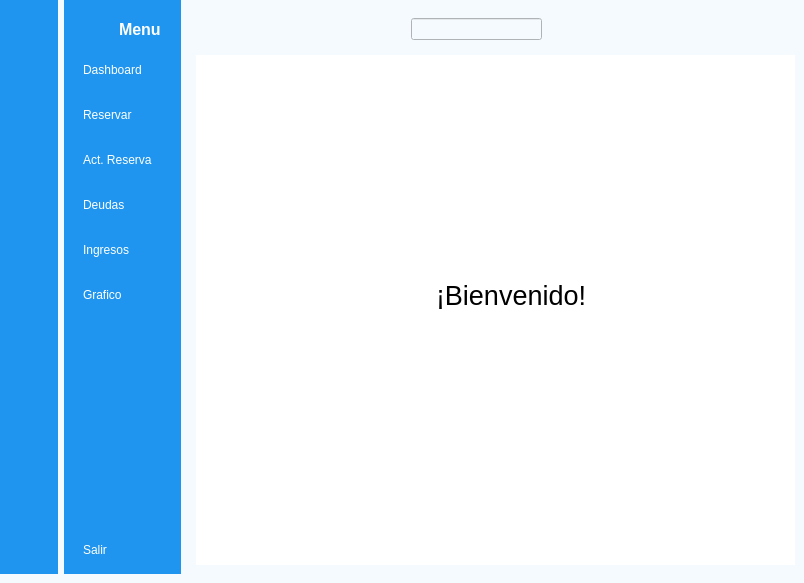
<?xml version="1.0" encoding="UTF-8"?>
<ui version="4.0">
 <class>MainWindow</class>
 <widget class="QMainWindow" name="MainWindow">
  <property name="geometry">
   <rect>
    <x>0</x>
    <y>0</y>
    <width>804</width>
    <height>583</height>
   </rect>
  </property>
  <property name="windowTitle">
   <string>MainWindow</string>
  </property>
  <property name="styleSheet">
   <string notr="true">background-color: rgb(245, 250, 254);</string>
  </property>
  <widget class="QWidget" name="centralwidget">
   <layout class="QGridLayout" name="gridLayout">
    <property name="leftMargin">
     <number>0</number>
    </property>
    <property name="topMargin">
     <number>0</number>
    </property>
    <property name="rightMargin">
     <number>0</number>
    </property>
    <item row="0" column="0">
     <widget class="QWidget" name="icon_only_widget" native="true">
      <property name="styleSheet">
       <string notr="true">QWidget{
	background-color: rgb(31, 149, 239);
}

QPushButton{
	color: white;
	height: 30px;
	border: none;
	border-radius: 10px;
}

QPushButton:checked{
	background-color: rgb(245, 250, 254);
	color: rgb(31, 149, 239);
	font-weight:bold;
}</string>
      </property>
      <layout class="QVBoxLayout" name="verticalLayout_3">
       <item>
        <layout class="QHBoxLayout" name="horizontalLayout_2">
         <item>
          <widget class="QLabel" name="label">
           <property name="minimumSize">
            <size>
             <width>40</width>
             <height>40</height>
            </size>
           </property>
           <property name="maximumSize">
            <size>
             <width>40</width>
             <height>40</height>
            </size>
           </property>
           <property name="text">
            <string/>
           </property>
           <property name="pixmap">
            <pixmap resource="imagenes.qrc">:/logito/logo_usuario_negro.png</pixmap>
           </property>
           <property name="scaledContents">
            <bool>true</bool>
           </property>
          </widget>
         </item>
        </layout>
       </item>
       <item>
        <layout class="QVBoxLayout" name="verticalLayout">
         <property name="spacing">
          <number>15</number>
         </property>
         <item>
          <widget class="QPushButton" name="btnDashboard_1">
           <property name="text">
            <string/>
           </property>
           <property name="icon">
            <iconset resource="imagenes.qrc">
             <normaloff>:/logito/aplicaciones.png</normaloff>
             <normalon>:/logito/dashboard_azul.png</normalon>:/logito/aplicaciones.png</iconset>
           </property>
           <property name="checkable">
            <bool>true</bool>
           </property>
           <property name="autoExclusive">
            <bool>true</bool>
           </property>
          </widget>
         </item>
         <item>
          <widget class="QPushButton" name="btnReservar_1">
           <property name="text">
            <string/>
           </property>
           <property name="icon">
            <iconset resource="imagenes.qrc">
             <normaloff>:/logito/logo_reservar_blanco.png</normaloff>
             <normalon>:/logito/logo_reservar_azul.png</normalon>:/logito/logo_reservar_blanco.png</iconset>
           </property>
           <property name="checkable">
            <bool>true</bool>
           </property>
           <property name="autoExclusive">
            <bool>true</bool>
           </property>
          </widget>
         </item>
         <item>
          <widget class="QPushButton" name="btnActualizar_1">
           <property name="text">
            <string/>
           </property>
           <property name="icon">
            <iconset resource="imagenes.qrc">
             <normaloff>:/logito/logo_actualizar_blanco.png</normaloff>
             <normalon>:/logito/logo_actualizar_azul.png</normalon>:/logito/logo_actualizar_blanco.png</iconset>
           </property>
           <property name="checkable">
            <bool>true</bool>
           </property>
           <property name="autoExclusive">
            <bool>true</bool>
           </property>
          </widget>
         </item>
         <item>
          <widget class="QPushButton" name="btnDeudas_1">
           <property name="text">
            <string/>
           </property>
           <property name="icon">
            <iconset resource="imagenes.qrc">
             <normaloff>:/logito/logo_deudas_blanco.png</normaloff>
             <normalon>:/logito/logo_deudas_azul.png</normalon>:/logito/logo_deudas_blanco.png</iconset>
           </property>
           <property name="checkable">
            <bool>true</bool>
           </property>
           <property name="autoExclusive">
            <bool>true</bool>
           </property>
          </widget>
         </item>
         <item>
          <widget class="QPushButton" name="btnIngresos_1">
           <property name="text">
            <string/>
           </property>
           <property name="icon">
            <iconset resource="imagenes.qrc">
             <normaloff>:/logito/logo_pagos_blanco.png</normaloff>
             <normalon>:/logito/logo_pagos_azul.png</normalon>:/logito/logo_pagos_blanco.png</iconset>
           </property>
           <property name="checkable">
            <bool>true</bool>
           </property>
           <property name="autoExclusive">
            <bool>true</bool>
           </property>
          </widget>
         </item>
         <item>
          <widget class="QPushButton" name="btnGrafico_1">
           <property name="text">
            <string/>
           </property>
           <property name="icon">
            <iconset resource="imagenes.qrc">
             <normaloff>:/logito/logo_grafica_blanco.png</normaloff>
             <normalon>:/logito/logo_grafica_azul.png</normalon>:/logito/logo_grafica_blanco.png</iconset>
           </property>
           <property name="checkable">
            <bool>true</bool>
           </property>
           <property name="autoExclusive">
            <bool>true</bool>
           </property>
          </widget>
         </item>
         <item>
          <spacer name="verticalSpacer">
           <property name="orientation">
            <enum>Qt::Vertical</enum>
           </property>
           <property name="sizeHint" stdset="0">
            <size>
             <width>20</width>
             <height>198</height>
            </size>
           </property>
          </spacer>
         </item>
         <item>
          <widget class="QPushButton" name="pushButton_6">
           <property name="text">
            <string/>
           </property>
           <property name="icon">
            <iconset resource="imagenes.qrc">
             <normaloff>:/logito/logo_salir_blanco.png</normaloff>:/logito/logo_salir_blanco.png</iconset>
           </property>
           <property name="checkable">
            <bool>true</bool>
           </property>
          </widget>
         </item>
        </layout>
       </item>
      </layout>
     </widget>
    </item>
    <item row="0" column="1">
     <widget class="QWidget" name="icon_name_widget" native="true">
      <property name="styleSheet">
       <string notr="true">QWidget{
	background-color: rgb(31, 149, 239);
	color: white;
}

QPushButton{
	color: white;
	text-align: left;
	height: 30px;
	border: none;
	padding-left: 10px;
	border-top-left-radius: 10px;
	border-bottom-left-radius: 10px;
}

QPushButton:checked{
	background-color: rgb(245, 250, 254);
	color: rgb(31, 149, 239);
	font-weight:bold;
}</string>
      </property>
      <layout class="QVBoxLayout" name="verticalLayout_4">
       <property name="rightMargin">
        <number>0</number>
       </property>
       <item>
        <layout class="QHBoxLayout" name="horizontalLayout">
         <property name="rightMargin">
          <number>20</number>
         </property>
         <item>
          <widget class="QLabel" name="label_2">
           <property name="minimumSize">
            <size>
             <width>40</width>
             <height>40</height>
            </size>
           </property>
           <property name="maximumSize">
            <size>
             <width>40</width>
             <height>40</height>
            </size>
           </property>
           <property name="text">
            <string/>
           </property>
           <property name="pixmap">
            <pixmap resource="imagenes.qrc">:/logito/logo_usuario_negro.png</pixmap>
           </property>
           <property name="scaledContents">
            <bool>true</bool>
           </property>
          </widget>
         </item>
         <item>
          <widget class="QLabel" name="label_3">
           <property name="font">
            <font>
             <pointsize>12</pointsize>
             <bold>true</bold>
            </font>
           </property>
           <property name="text">
            <string>Menu</string>
           </property>
          </widget>
         </item>
        </layout>
       </item>
       <item>
        <layout class="QVBoxLayout" name="verticalLayout_2">
         <property name="spacing">
          <number>15</number>
         </property>
         <item>
          <widget class="QPushButton" name="btnDashboard_2">
           <property name="text">
            <string>Dashboard</string>
           </property>
           <property name="icon">
            <iconset resource="imagenes.qrc">
             <normaloff>:/logito/aplicaciones.png</normaloff>
             <normalon>:/logito/dashboard_azul.png</normalon>:/logito/aplicaciones.png</iconset>
           </property>
           <property name="checkable">
            <bool>true</bool>
           </property>
           <property name="autoExclusive">
            <bool>true</bool>
           </property>
          </widget>
         </item>
         <item>
          <widget class="QPushButton" name="btnReservar_2">
           <property name="text">
            <string>Reservar</string>
           </property>
           <property name="icon">
            <iconset resource="imagenes.qrc">
             <normaloff>:/logito/logo_reservar_blanco.png</normaloff>
             <normalon>:/logito/logo_reservar_azul.png</normalon>:/logito/logo_reservar_blanco.png</iconset>
           </property>
           <property name="checkable">
            <bool>true</bool>
           </property>
           <property name="autoExclusive">
            <bool>true</bool>
           </property>
          </widget>
         </item>
         <item>
          <widget class="QPushButton" name="btnActualizar_2">
           <property name="text">
            <string>Act. Reserva</string>
           </property>
           <property name="icon">
            <iconset resource="imagenes.qrc">
             <normaloff>:/logito/logo_actualizar_blanco.png</normaloff>
             <normalon>:/logito/logo_actualizar_azul.png</normalon>:/logito/logo_actualizar_blanco.png</iconset>
           </property>
           <property name="checkable">
            <bool>true</bool>
           </property>
           <property name="autoExclusive">
            <bool>true</bool>
           </property>
          </widget>
         </item>
         <item>
          <widget class="QPushButton" name="btnDeudas_2">
           <property name="text">
            <string>Deudas</string>
           </property>
           <property name="icon">
            <iconset resource="imagenes.qrc">
             <normaloff>:/logito/logo_deudas_blanco.png</normaloff>
             <normalon>:/logito/logo_deudas_azul.png</normalon>:/logito/logo_deudas_blanco.png</iconset>
           </property>
           <property name="checkable">
            <bool>true</bool>
           </property>
           <property name="autoExclusive">
            <bool>true</bool>
           </property>
          </widget>
         </item>
         <item>
          <widget class="QPushButton" name="btnIngresos_2">
           <property name="text">
            <string>Ingresos</string>
           </property>
           <property name="icon">
            <iconset resource="imagenes.qrc">
             <normaloff>:/logito/logo_pagos_blanco.png</normaloff>
             <normalon>:/logito/logo_pagos_azul.png</normalon>:/logito/logo_pagos_blanco.png</iconset>
           </property>
           <property name="checkable">
            <bool>true</bool>
           </property>
           <property name="autoExclusive">
            <bool>true</bool>
           </property>
          </widget>
         </item>
         <item>
          <widget class="QPushButton" name="btnGrafico_2">
           <property name="text">
            <string>Grafico</string>
           </property>
           <property name="icon">
            <iconset resource="imagenes.qrc">
             <normaloff>:/logito/logo_grafica_blanco.png</normaloff>
             <normalon>:/logito/logo_grafica_azul.png</normalon>:/logito/logo_grafica_blanco.png</iconset>
           </property>
           <property name="checkable">
            <bool>true</bool>
           </property>
           <property name="autoExclusive">
            <bool>true</bool>
           </property>
          </widget>
         </item>
        </layout>
       </item>
       <item>
        <spacer name="verticalSpacer_2">
         <property name="orientation">
          <enum>Qt::Vertical</enum>
         </property>
         <property name="sizeHint" stdset="0">
          <size>
           <width>20</width>
           <height>206</height>
          </size>
         </property>
        </spacer>
       </item>
       <item>
        <widget class="QPushButton" name="pushButton_7">
         <property name="text">
          <string>Salir</string>
         </property>
         <property name="icon">
          <iconset resource="imagenes.qrc">
           <normaloff>:/logito/logo_salir_blanco.png</normaloff>:/logito/logo_salir_blanco.png</iconset>
         </property>
         <property name="checkable">
          <bool>true</bool>
         </property>
        </widget>
       </item>
      </layout>
     </widget>
    </item>
    <item row="0" column="2">
     <widget class="QWidget" name="main_menu" native="true">
      <layout class="QVBoxLayout" name="verticalLayout_5">
       <item>
        <widget class="QWidget" name="header_widget" native="true">
         <layout class="QHBoxLayout" name="horizontalLayout_4">
          <item>
           <widget class="QPushButton" name="btnMenu">
            <property name="styleSheet">
             <string notr="true">border: none;</string>
            </property>
            <property name="text">
             <string/>
            </property>
            <property name="icon">
             <iconset resource="imagenes.qrc">
              <normaloff>:/logito/logo_menu_negro.png</normaloff>:/logito/logo_menu_negro.png</iconset>
            </property>
            <property name="iconSize">
             <size>
              <width>20</width>
              <height>20</height>
             </size>
            </property>
            <property name="checkable">
             <bool>true</bool>
            </property>
           </widget>
          </item>
          <item>
           <spacer name="horizontalSpacer">
            <property name="orientation">
             <enum>Qt::Horizontal</enum>
            </property>
            <property name="sizeHint" stdset="0">
             <size>
              <width>159</width>
              <height>20</height>
             </size>
            </property>
           </spacer>
          </item>
          <item>
           <layout class="QHBoxLayout" name="horizontalLayout_3">
            <item>
             <widget class="QLineEdit" name="lineEdit"/>
            </item>
            <item>
             <widget class="QPushButton" name="pushButton_14">
              <property name="styleSheet">
               <string notr="true">border: none;</string>
              </property>
              <property name="text">
               <string/>
              </property>
              <property name="icon">
               <iconset resource="imagenes.qrc">
                <normaloff>:/logito/busqueda.png</normaloff>:/logito/busqueda.png</iconset>
              </property>
             </widget>
            </item>
           </layout>
          </item>
          <item>
           <spacer name="horizontalSpacer_3">
            <property name="orientation">
             <enum>Qt::Horizontal</enum>
            </property>
            <property name="sizeHint" stdset="0">
             <size>
              <width>158</width>
              <height>20</height>
             </size>
            </property>
           </spacer>
          </item>
          <item>
           <widget class="QPushButton" name="pushButton_17">
            <property name="styleSheet">
             <string notr="true">border: none;</string>
            </property>
            <property name="text">
             <string/>
            </property>
            <property name="icon">
             <iconset resource="imagenes.qrc">
              <normaloff>:/logito/logo_usuario_negro.png</normaloff>:/logito/logo_usuario_negro.png</iconset>
            </property>
           </widget>
          </item>
         </layout>
        </widget>
       </item>
       <item>
        <widget class="QStackedWidget" name="stackedWidget">
         <property name="styleSheet">
          <string notr="true">background-color: rgb(255, 255, 255);</string>
         </property>
         <widget class="QWidget" name="dashboard_page">
          <widget class="QLabel" name="label_4">
           <property name="geometry">
            <rect>
             <x>240</x>
             <y>180</y>
             <width>151</width>
             <height>121</height>
            </rect>
           </property>
           <property name="font">
            <font>
             <pointsize>20</pointsize>
            </font>
           </property>
           <property name="styleSheet">
            <string notr="true">text-align: center;</string>
           </property>
           <property name="text">
            <string>¡Bienvenido!</string>
           </property>
          </widget>
         </widget>
         <widget class="QWidget" name="reservar_page"/>
         <widget class="QWidget" name="actualizar_page"/>
         <widget class="QWidget" name="deudas_page"/>
         <widget class="QWidget" name="ingresos_page"/>
         <widget class="QWidget" name="grafico_page"/>
        </widget>
       </item>
      </layout>
     </widget>
    </item>
   </layout>
  </widget>
 </widget>
 <resources>
  <include location="imagenes.qrc"/>
 </resources>
 <connections>
  <connection>
   <sender>btnMenu</sender>
   <signal>toggled(bool)</signal>
   <receiver>icon_only_widget</receiver>
   <slot>setHidden(bool)</slot>
   <hints>
    <hint type="sourcelabel">
     <x>233</x>
     <y>39</y>
    </hint>
    <hint type="destinationlabel">
     <x>59</x>
     <y>364</y>
    </hint>
   </hints>
  </connection>
  <connection>
   <sender>btnMenu</sender>
   <signal>toggled(bool)</signal>
   <receiver>icon_name_widget</receiver>
   <slot>setVisible(bool)</slot>
   <hints>
    <hint type="sourcelabel">
     <x>233</x>
     <y>39</y>
    </hint>
    <hint type="destinationlabel">
     <x>185</x>
     <y>374</y>
    </hint>
   </hints>
  </connection>
  <connection>
   <sender>btnGrafico_2</sender>
   <signal>toggled(bool)</signal>
   <receiver>btnGrafico_1</receiver>
   <slot>setChecked(bool)</slot>
   <hints>
    <hint type="sourcelabel">
     <x>83</x>
     <y>295</y>
    </hint>
    <hint type="destinationlabel">
     <x>33</x>
     <y>293</y>
    </hint>
   </hints>
  </connection>
  <connection>
   <sender>btnIngresos_2</sender>
   <signal>toggled(bool)</signal>
   <receiver>btnIngresos_1</receiver>
   <slot>setChecked(bool)</slot>
   <hints>
    <hint type="sourcelabel">
     <x>92</x>
     <y>261</y>
    </hint>
    <hint type="destinationlabel">
     <x>40</x>
     <y>254</y>
    </hint>
   </hints>
  </connection>
  <connection>
   <sender>btnDeudas_2</sender>
   <signal>toggled(bool)</signal>
   <receiver>btnDeudas_1</receiver>
   <slot>setChecked(bool)</slot>
   <hints>
    <hint type="sourcelabel">
     <x>100</x>
     <y>208</y>
    </hint>
    <hint type="destinationlabel">
     <x>38</x>
     <y>207</y>
    </hint>
   </hints>
  </connection>
  <connection>
   <sender>btnActualizar_2</sender>
   <signal>toggled(bool)</signal>
   <receiver>btnActualizar_1</receiver>
   <slot>setChecked(bool)</slot>
   <hints>
    <hint type="sourcelabel">
     <x>108</x>
     <y>166</y>
    </hint>
    <hint type="destinationlabel">
     <x>31</x>
     <y>161</y>
    </hint>
   </hints>
  </connection>
  <connection>
   <sender>btnReservar_2</sender>
   <signal>toggled(bool)</signal>
   <receiver>btnReservar_1</receiver>
   <slot>setChecked(bool)</slot>
   <hints>
    <hint type="sourcelabel">
     <x>95</x>
     <y>119</y>
    </hint>
    <hint type="destinationlabel">
     <x>33</x>
     <y>120</y>
    </hint>
   </hints>
  </connection>
  <connection>
   <sender>btnDashboard_2</sender>
   <signal>toggled(bool)</signal>
   <receiver>btnDashboard_1</receiver>
   <slot>setChecked(bool)</slot>
   <hints>
    <hint type="sourcelabel">
     <x>94</x>
     <y>71</y>
    </hint>
    <hint type="destinationlabel">
     <x>34</x>
     <y>72</y>
    </hint>
   </hints>
  </connection>
  <connection>
   <sender>btnGrafico_1</sender>
   <signal>toggled(bool)</signal>
   <receiver>btnGrafico_2</receiver>
   <slot>setChecked(bool)</slot>
   <hints>
    <hint type="sourcelabel">
     <x>40</x>
     <y>307</y>
    </hint>
    <hint type="destinationlabel">
     <x>81</x>
     <y>308</y>
    </hint>
   </hints>
  </connection>
  <connection>
   <sender>btnIngresos_1</sender>
   <signal>toggled(bool)</signal>
   <receiver>btnIngresos_2</receiver>
   <slot>setChecked(bool)</slot>
   <hints>
    <hint type="sourcelabel">
     <x>46</x>
     <y>243</y>
    </hint>
    <hint type="destinationlabel">
     <x>78</x>
     <y>243</y>
    </hint>
   </hints>
  </connection>
  <connection>
   <sender>btnDeudas_1</sender>
   <signal>toggled(bool)</signal>
   <receiver>btnDeudas_2</receiver>
   <slot>setChecked(bool)</slot>
   <hints>
    <hint type="sourcelabel">
     <x>33</x>
     <y>194</y>
    </hint>
    <hint type="destinationlabel">
     <x>82</x>
     <y>196</y>
    </hint>
   </hints>
  </connection>
  <connection>
   <sender>btnActualizar_1</sender>
   <signal>toggled(bool)</signal>
   <receiver>btnActualizar_2</receiver>
   <slot>setChecked(bool)</slot>
   <hints>
    <hint type="sourcelabel">
     <x>41</x>
     <y>175</y>
    </hint>
    <hint type="destinationlabel">
     <x>77</x>
     <y>175</y>
    </hint>
   </hints>
  </connection>
  <connection>
   <sender>btnReservar_1</sender>
   <signal>toggled(bool)</signal>
   <receiver>btnReservar_2</receiver>
   <slot>setChecked(bool)</slot>
   <hints>
    <hint type="sourcelabel">
     <x>41</x>
     <y>128</y>
    </hint>
    <hint type="destinationlabel">
     <x>80</x>
     <y>130</y>
    </hint>
   </hints>
  </connection>
  <connection>
   <sender>btnDashboard_1</sender>
   <signal>toggled(bool)</signal>
   <receiver>btnDashboard_2</receiver>
   <slot>setChecked(bool)</slot>
   <hints>
    <hint type="sourcelabel">
     <x>47</x>
     <y>80</y>
    </hint>
    <hint type="destinationlabel">
     <x>80</x>
     <y>83</y>
    </hint>
   </hints>
  </connection>
  <connection>
   <sender>pushButton_7</sender>
   <signal>toggled(bool)</signal>
   <receiver>MainWindow</receiver>
   <slot>close()</slot>
   <hints>
    <hint type="sourcelabel">
     <x>95</x>
     <y>551</y>
    </hint>
    <hint type="destinationlabel">
     <x>101</x>
     <y>584</y>
    </hint>
   </hints>
  </connection>
  <connection>
   <sender>pushButton_6</sender>
   <signal>toggled(bool)</signal>
   <receiver>MainWindow</receiver>
   <slot>close()</slot>
   <hints>
    <hint type="sourcelabel">
     <x>34</x>
     <y>550</y>
    </hint>
    <hint type="destinationlabel">
     <x>36</x>
     <y>597</y>
    </hint>
   </hints>
  </connection>
 </connections>
</ui>
